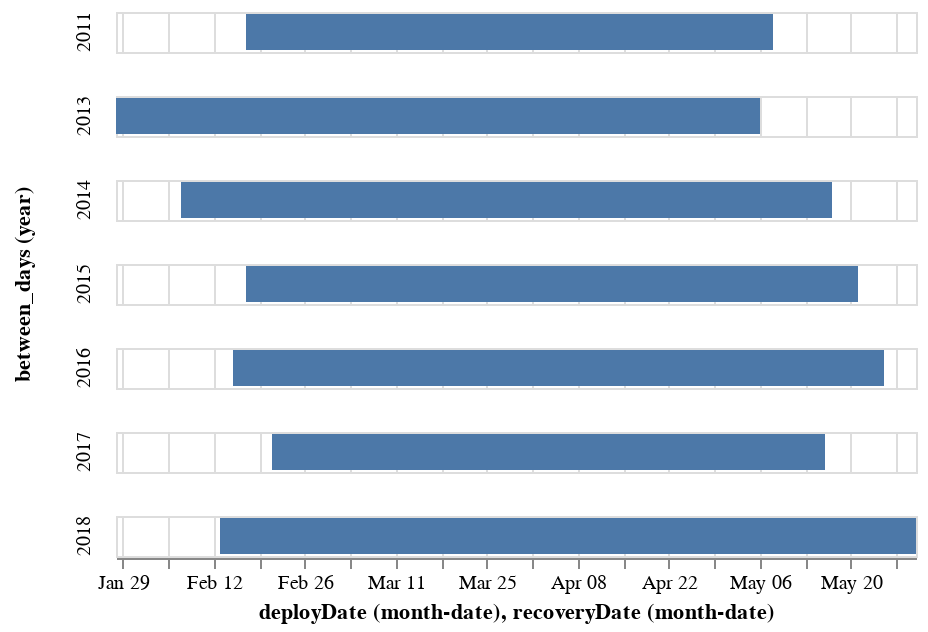

The code cell stored with this chart in its notebook:
### Code cell
# similar plot, facet years rather than color
alt.Chart(SevenYears_seasonal).mark_bar().encode(
    x = 'monthdate(deployDate):T',
    x2 = 'monthdate(recoveryDate):T'
).facet(
    row = 'year(between_days):O')

## ** how to show 2012 gap?

### Figure 1 — Vega-Lite specification as saved in the notebook (floating-point values rounded to 4 significant figures; data arrays with more than 128 entries replaced by an {"elided": "..."} marker saying what was removed)
{"config": {"view": {"continuousWidth": 400, "continuousHeight": 300}}, "data": {"name": "data-0e7f3b4fdd4c4901524a44ba2f9976e0"}, "facet": {"row": {"type": "ordinal", "field": "between_days", "timeUnit": "year"}}, "spec": {"mark": "bar", "encoding": {"x": {"type": "temporal", "field": "deployDate", "timeUnit": "monthdate"}, "x2": {"field": "recoveryDate", "timeUnit": "monthdate"}}}, "$schema": "https://vega.github.io/schema/vega-lite/v4.8.1.json", "datasets": {"data-0e7f3b4fdd4c4901524a44ba2f9976e0": {"elided": "1209 records"}}}
